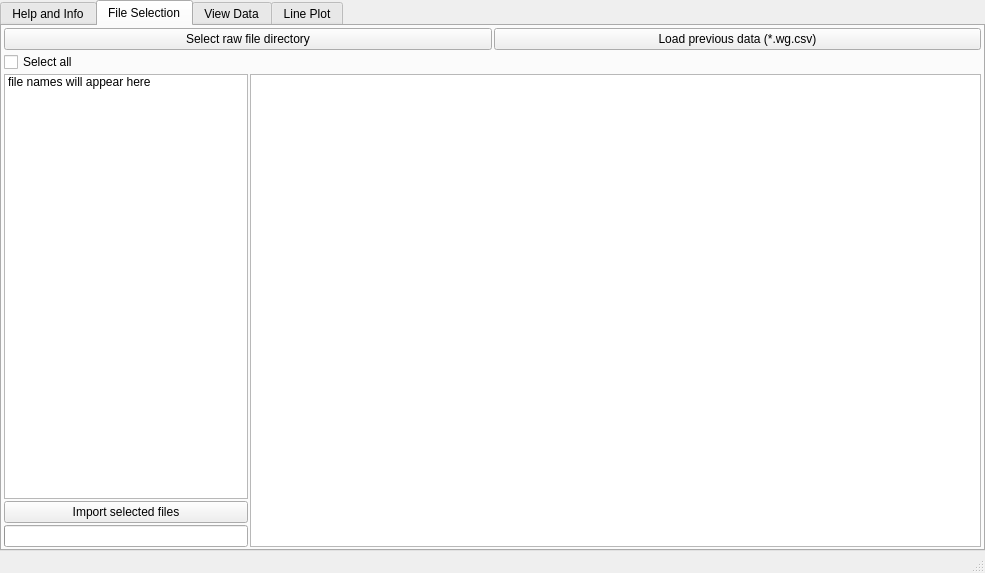
<?xml version="1.0" encoding="UTF-8"?>
<ui version="4.0">
 <class>MainWindow</class>
 <widget class="QMainWindow" name="MainWindow">
  <property name="geometry">
   <rect>
    <x>0</x>
    <y>0</y>
    <width>985</width>
    <height>573</height>
   </rect>
  </property>
  <property name="font">
   <font>
    <family>Arial</family>
    <pointsize>9</pointsize>
   </font>
  </property>
  <property name="windowTitle">
   <string>MainWindow</string>
  </property>
  <widget class="QWidget" name="centralwidget">
   <property name="sizePolicy">
    <sizepolicy hsizetype="Expanding" vsizetype="Expanding">
     <horstretch>0</horstretch>
     <verstretch>0</verstretch>
    </sizepolicy>
   </property>
   <layout class="QGridLayout" name="gridLayout">
    <property name="margin">
     <number>0</number>
    </property>
    <item row="0" column="0">
     <widget class="QTabWidget" name="TabWidget">
      <property name="sizePolicy">
       <sizepolicy hsizetype="Expanding" vsizetype="Expanding">
        <horstretch>1</horstretch>
        <verstretch>0</verstretch>
       </sizepolicy>
      </property>
      <property name="currentIndex">
       <number>1</number>
      </property>
      <widget class="QWidget" name="TAB_help_info">
       <property name="sizePolicy">
        <sizepolicy hsizetype="Expanding" vsizetype="Expanding">
         <horstretch>1</horstretch>
         <verstretch>0</verstretch>
        </sizepolicy>
       </property>
       <attribute name="title">
        <string>Help and Info</string>
       </attribute>
       <layout class="QVBoxLayout" name="verticalLayout_2">
        <item>
         <layout class="QHBoxLayout" name="horizontalLayout_2" stretch="1,3">
          <property name="topMargin">
           <number>10</number>
          </property>
          <item>
           <widget class="QListWidget" name="listWidget"/>
          </item>
          <item>
           <widget class="QTextEdit" name="textEdit"/>
          </item>
         </layout>
        </item>
       </layout>
      </widget>
      <widget class="QWidget" name="TAB_file_selection">
       <property name="sizePolicy">
        <sizepolicy hsizetype="Expanding" vsizetype="Expanding">
         <horstretch>1</horstretch>
         <verstretch>0</verstretch>
        </sizepolicy>
       </property>
       <attribute name="title">
        <string>File Selection</string>
       </attribute>
       <layout class="QVBoxLayout" name="verticalLayout_5">
        <item>
         <layout class="QHBoxLayout" name="horizontalLayout">
          <item>
           <widget class="QPushButton" name="BTN_selct_dir">
            <property name="text">
             <string>Select raw file directory</string>
            </property>
            <property name="checkable">
             <bool>false</bool>
            </property>
            <property name="checked">
             <bool>false</bool>
            </property>
            <property name="autoRepeat">
             <bool>false</bool>
            </property>
            <property name="autoExclusive">
             <bool>false</bool>
            </property>
            <property name="autoDefault">
             <bool>false</bool>
            </property>
            <property name="default">
             <bool>false</bool>
            </property>
            <property name="flat">
             <bool>false</bool>
            </property>
           </widget>
          </item>
          <item>
           <widget class="QPushButton" name="pushButton_3">
            <property name="text">
             <string>Load previous data (*.wg.csv)</string>
            </property>
           </widget>
          </item>
         </layout>
        </item>
        <item>
         <widget class="QCheckBox" name="CB_select_all">
          <property name="text">
           <string>Select all</string>
          </property>
         </widget>
        </item>
        <item>
         <layout class="QHBoxLayout" name="horizontalLayout_3" stretch="1,3">
          <item>
           <layout class="QVBoxLayout" name="verticalLayout_3">
            <item>
             <widget class="QListWidget" name="LW_filenames">
              <item>
               <property name="text">
                <string>file names will appear here</string>
               </property>
              </item>
             </widget>
            </item>
            <item>
             <widget class="QPushButton" name="pushButton">
              <property name="text">
               <string>Import selected files</string>
              </property>
             </widget>
            </item>
            <item>
             <widget class="QProgressBar" name="progressBar">
              <property name="value">
               <number>0</number>
              </property>
              <property name="textVisible">
               <bool>false</bool>
              </property>
              <property name="format">
               <string>%p%</string>
              </property>
             </widget>
            </item>
           </layout>
          </item>
          <item>
           <widget class="QTextEdit" name="TE_import_info"/>
          </item>
         </layout>
        </item>
       </layout>
      </widget>
      <widget class="QWidget" name="TAB_view_data">
       <attribute name="title">
        <string>View Data</string>
       </attribute>
       <layout class="QVBoxLayout" name="verticalLayout" stretch="0,1">
        <item>
         <layout class="QHBoxLayout" name="horizontalLayout_5">
          <item>
           <widget class="QPushButton" name="pushButton_4">
            <property name="sizePolicy">
             <sizepolicy hsizetype="Minimum" vsizetype="Expanding">
              <horstretch>0</horstretch>
              <verstretch>0</verstretch>
             </sizepolicy>
            </property>
            <property name="text">
             <string>Save data as *.wg.csv file</string>
            </property>
           </widget>
          </item>
          <item>
           <widget class="QGroupBox" name="groupBox">
            <property name="title">
             <string>GroupBox</string>
            </property>
            <layout class="QHBoxLayout" name="horizontalLayout_4">
             <item>
              <widget class="QRadioButton" name="radioButton">
               <property name="text">
                <string>RadioButton</string>
               </property>
              </widget>
             </item>
             <item>
              <widget class="QRadioButton" name="radioButton_2">
               <property name="text">
                <string>RadioButton</string>
               </property>
              </widget>
             </item>
             <item>
              <widget class="QRadioButton" name="radioButton_3">
               <property name="text">
                <string>RadioButton</string>
               </property>
              </widget>
             </item>
            </layout>
           </widget>
          </item>
         </layout>
        </item>
        <item>
         <widget class="QTableWidget" name="tableWidget">
          <property name="editTriggers">
           <set>QAbstractItemView::NoEditTriggers</set>
          </property>
          <property name="tabKeyNavigation">
           <bool>false</bool>
          </property>
          <property name="dragEnabled">
           <bool>false</bool>
          </property>
          <property name="dragDropOverwriteMode">
           <bool>false</bool>
          </property>
          <property name="dragDropMode">
           <enum>QAbstractItemView::InternalMove</enum>
          </property>
          <property name="defaultDropAction">
           <enum>Qt::TargetMoveAction</enum>
          </property>
          <property name="alternatingRowColors">
           <bool>true</bool>
          </property>
          <property name="selectionMode">
           <enum>QAbstractItemView::ContiguousSelection</enum>
          </property>
          <property name="cornerButtonEnabled">
           <bool>true</bool>
          </property>
          <property name="rowCount">
           <number>28</number>
          </property>
          <property name="columnCount">
           <number>10</number>
          </property>
          <attribute name="horizontalHeaderDefaultSectionSize">
           <number>93</number>
          </attribute>
          <attribute name="verticalHeaderDefaultSectionSize">
           <number>20</number>
          </attribute>
          <attribute name="verticalHeaderMinimumSectionSize">
           <number>20</number>
          </attribute>
          <attribute name="verticalHeaderShowSortIndicator" stdset="0">
           <bool>false</bool>
          </attribute>
          <row/>
          <row/>
          <row/>
          <row/>
          <row/>
          <row/>
          <row/>
          <row/>
          <row/>
          <row/>
          <row/>
          <row/>
          <row/>
          <row/>
          <row/>
          <row/>
          <row/>
          <row/>
          <row/>
          <row/>
          <row/>
          <row/>
          <row/>
          <row/>
          <row/>
          <row/>
          <row/>
          <row/>
          <column/>
          <column/>
          <column/>
          <column/>
          <column/>
          <column/>
          <column/>
          <column/>
          <column/>
          <column/>
         </widget>
        </item>
       </layout>
      </widget>
      <widget class="QWidget" name="TAB_line_plot">
       <attribute name="title">
        <string>Line Plot</string>
       </attribute>
       <layout class="QVBoxLayout" name="verticalLayout_4" stretch="0,1">
        <item>
         <widget class="QWidget" name="widget_18" native="true">
          <layout class="QHBoxLayout" name="horizontalLayout_11" stretch="1,1,1">
           <property name="leftMargin">
            <number>0</number>
           </property>
           <property name="rightMargin">
            <number>0</number>
           </property>
           <property name="bottomMargin">
            <number>3</number>
           </property>
           <item>
            <widget class="QWidget" name="widget_6" native="true">
             <layout class="QVBoxLayout" name="verticalLayout_11">
              <property name="spacing">
               <number>0</number>
              </property>
              <property name="margin">
               <number>0</number>
              </property>
              <item>
               <widget class="QGroupBox" name="groupBox_2">
                <property name="title">
                 <string>X axis</string>
                </property>
                <layout class="QVBoxLayout" name="verticalLayout_7">
                 <property name="spacing">
                  <number>9</number>
                 </property>
                 <property name="margin">
                  <number>9</number>
                 </property>
                 <item>
                  <widget class="QComboBox" name="comboBox">
                   <item>
                    <property name="text">
                     <string>Date and Time</string>
                    </property>
                   </item>
                   <item>
                    <property name="text">
                     <string>Latitude</string>
                    </property>
                   </item>
                   <item>
                    <property name="text">
                     <string>Longitude</string>
                    </property>
                   </item>
                  </widget>
                 </item>
                 <item>
                  <widget class="QLineEdit" name="lineEdit"/>
                 </item>
                 <item>
                  <widget class="QWidget" name="widget" native="true">
                   <layout class="QVBoxLayout" name="verticalLayout_6">
                    <item>
                     <widget class="QSlider" name="horizontalSlider">
                      <property name="value">
                       <number>99</number>
                      </property>
                      <property name="orientation">
                       <enum>Qt::Horizontal</enum>
                      </property>
                      <property name="invertedAppearance">
                       <bool>true</bool>
                      </property>
                     </widget>
                    </item>
                    <item>
                     <widget class="QSlider" name="horizontalSlider_2">
                      <property name="value">
                       <number>99</number>
                      </property>
                      <property name="orientation">
                       <enum>Qt::Horizontal</enum>
                      </property>
                     </widget>
                    </item>
                    <item alignment="Qt::AlignHCenter">
                     <widget class="QLabel" name="label_13">
                      <property name="sizePolicy">
                       <sizepolicy hsizetype="Expanding" vsizetype="MinimumExpanding">
                        <horstretch>0</horstretch>
                        <verstretch>0</verstretch>
                       </sizepolicy>
                      </property>
                      <property name="palette">
                       <palette>
                        <active>
                         <colorrole role="WindowText">
                          <brush brushstyle="SolidPattern">
                           <color alpha="255">
                            <red>61</red>
                            <green>61</green>
                            <blue>61</blue>
                           </color>
                          </brush>
                         </colorrole>
                        </active>
                        <inactive>
                         <colorrole role="WindowText">
                          <brush brushstyle="SolidPattern">
                           <color alpha="255">
                            <red>61</red>
                            <green>61</green>
                            <blue>61</blue>
                           </color>
                          </brush>
                         </colorrole>
                        </inactive>
                        <disabled>
                         <colorrole role="WindowText">
                          <brush brushstyle="SolidPattern">
                           <color alpha="255">
                            <red>120</red>
                            <green>120</green>
                            <blue>120</blue>
                           </color>
                          </brush>
                         </colorrole>
                        </disabled>
                       </palette>
                      </property>
                      <property name="text">
                       <string>TextLabel</string>
                      </property>
                      <property name="alignment">
                       <set>Qt::AlignLeading|Qt::AlignLeft|Qt::AlignTop</set>
                      </property>
                     </widget>
                    </item>
                   </layout>
                  </widget>
                 </item>
                </layout>
               </widget>
              </item>
             </layout>
            </widget>
           </item>
           <item>
            <layout class="QVBoxLayout" name="verticalLayout_22">
             <item>
              <widget class="QGroupBox" name="groupBox_8">
               <property name="title">
                <string>Y1 axis</string>
               </property>
               <layout class="QVBoxLayout" name="verticalLayout_24">
                <item>
                 <widget class="QComboBox" name="comboBox_12"/>
                </item>
                <item>
                 <widget class="QLineEdit" name="lineEdit_12"/>
                </item>
                <item>
                 <layout class="QHBoxLayout" name="horizontalLayout_26">
                  <item>
                   <widget class="QLabel" name="label_14">
                    <property name="text">
                     <string>MIN</string>
                    </property>
                   </widget>
                  </item>
                  <item>
                   <widget class="QLineEdit" name="lineEdit_13"/>
                  </item>
                  <item>
                   <widget class="QLineEdit" name="lineEdit_14"/>
                  </item>
                  <item>
                   <widget class="QLabel" name="label_15">
                    <property name="text">
                     <string>MAX</string>
                    </property>
                   </widget>
                  </item>
                 </layout>
                </item>
                <item>
                 <widget class="QWidget" name="widget_22" native="true">
                  <layout class="QHBoxLayout" name="horizontalLayout_33">
                   <property name="spacing">
                    <number>3</number>
                   </property>
                   <property name="leftMargin">
                    <number>3</number>
                   </property>
                   <property name="topMargin">
                    <number>3</number>
                   </property>
                   <property name="rightMargin">
                    <number>3</number>
                   </property>
                   <property name="bottomMargin">
                    <number>0</number>
                   </property>
                   <item>
                    <widget class="QLabel" name="label_18">
                     <property name="text">
                      <string>Line</string>
                     </property>
                     <property name="alignment">
                      <set>Qt::AlignCenter</set>
                     </property>
                    </widget>
                   </item>
                   <item>
                    <widget class="QLabel" name="label_19">
                     <property name="text">
                      <string>Marker</string>
                     </property>
                     <property name="alignment">
                      <set>Qt::AlignCenter</set>
                     </property>
                    </widget>
                   </item>
                  </layout>
                 </widget>
                </item>
                <item>
                 <widget class="QWidget" name="widget_21" native="true">
                  <layout class="QHBoxLayout" name="horizontalLayout_32">
                   <property name="spacing">
                    <number>9</number>
                   </property>
                   <property name="leftMargin">
                    <number>3</number>
                   </property>
                   <property name="topMargin">
                    <number>0</number>
                   </property>
                   <property name="rightMargin">
                    <number>3</number>
                   </property>
                   <property name="bottomMargin">
                    <number>3</number>
                   </property>
                   <item>
                    <widget class="QComboBox" name="comboBox_17">
                     <item>
                      <property name="text">
                       <string>none</string>
                      </property>
                     </item>
                     <item>
                      <property name="text">
                       <string>-    line</string>
                      </property>
                     </item>
                     <item>
                      <property name="text">
                       <string>--  dashed</string>
                      </property>
                     </item>
                     <item>
                      <property name="text">
                       <string>:    dotted</string>
                      </property>
                     </item>
                    </widget>
                   </item>
                   <item>
                    <widget class="QComboBox" name="comboBox_18">
                     <item>
                      <property name="text">
                       <string>.   dot</string>
                      </property>
                     </item>
                     <item>
                      <property name="text">
                       <string>o  circle</string>
                      </property>
                     </item>
                     <item>
                      <property name="text">
                       <string>^ triangle</string>
                      </property>
                     </item>
                     <item>
                      <property name="text">
                       <string>s  square</string>
                      </property>
                     </item>
                     <item>
                      <property name="text">
                       <string>+ crosses</string>
                      </property>
                     </item>
                     <item>
                      <property name="text">
                       <string>none</string>
                      </property>
                     </item>
                    </widget>
                   </item>
                  </layout>
                 </widget>
                </item>
                <item>
                 <widget class="QWidget" name="widget_20" native="true">
                  <layout class="QHBoxLayout" name="horizontalLayout_31">
                   <property name="spacing">
                    <number>9</number>
                   </property>
                   <property name="margin">
                    <number>3</number>
                   </property>
                   <item>
                    <widget class="QSpinBox" name="spinBox_7"/>
                   </item>
                   <item>
                    <widget class="QSpinBox" name="spinBox_8"/>
                   </item>
                  </layout>
                 </widget>
                </item>
               </layout>
              </widget>
             </item>
            </layout>
           </item>
           <item>
            <layout class="QVBoxLayout" name="verticalLayout_20">
             <item>
              <widget class="QGroupBox" name="groupBox_7">
               <property name="title">
                <string>Y2 axis</string>
               </property>
               <layout class="QVBoxLayout" name="verticalLayout_23">
                <item>
                 <widget class="QComboBox" name="comboBox_9"/>
                </item>
                <item>
                 <widget class="QLineEdit" name="lineEdit_9"/>
                </item>
                <item>
                 <layout class="QHBoxLayout" name="horizontalLayout_24">
                  <item>
                   <widget class="QLabel" name="label_9">
                    <property name="text">
                     <string>MIN</string>
                    </property>
                   </widget>
                  </item>
                  <item>
                   <widget class="QLineEdit" name="lineEdit_10"/>
                  </item>
                  <item>
                   <widget class="QLineEdit" name="lineEdit_11"/>
                  </item>
                  <item>
                   <widget class="QLabel" name="label_10">
                    <property name="text">
                     <string>MAX</string>
                    </property>
                   </widget>
                  </item>
                 </layout>
                </item>
                <item>
                 <widget class="QWidget" name="widget_13" native="true">
                  <layout class="QHBoxLayout" name="horizontalLayout_25">
                   <property name="spacing">
                    <number>3</number>
                   </property>
                   <property name="leftMargin">
                    <number>3</number>
                   </property>
                   <property name="topMargin">
                    <number>3</number>
                   </property>
                   <property name="rightMargin">
                    <number>3</number>
                   </property>
                   <property name="bottomMargin">
                    <number>0</number>
                   </property>
                   <item>
                    <widget class="QLabel" name="label_11">
                     <property name="text">
                      <string>Line</string>
                     </property>
                     <property name="alignment">
                      <set>Qt::AlignCenter</set>
                     </property>
                    </widget>
                   </item>
                   <item>
                    <widget class="QLabel" name="label_12">
                     <property name="text">
                      <string>Marker</string>
                     </property>
                     <property name="alignment">
                      <set>Qt::AlignCenter</set>
                     </property>
                    </widget>
                   </item>
                  </layout>
                 </widget>
                </item>
                <item>
                 <widget class="QWidget" name="widget_15" native="true">
                  <layout class="QHBoxLayout" name="horizontalLayout_27">
                   <property name="spacing">
                    <number>9</number>
                   </property>
                   <property name="leftMargin">
                    <number>3</number>
                   </property>
                   <property name="topMargin">
                    <number>0</number>
                   </property>
                   <property name="rightMargin">
                    <number>3</number>
                   </property>
                   <property name="bottomMargin">
                    <number>3</number>
                   </property>
                   <item>
                    <widget class="QComboBox" name="comboBox_15">
                     <item>
                      <property name="text">
                       <string>none</string>
                      </property>
                     </item>
                     <item>
                      <property name="text">
                       <string>-    line</string>
                      </property>
                     </item>
                     <item>
                      <property name="text">
                       <string>--  dashed</string>
                      </property>
                     </item>
                     <item>
                      <property name="text">
                       <string>:    dotted</string>
                      </property>
                     </item>
                    </widget>
                   </item>
                   <item>
                    <widget class="QComboBox" name="comboBox_16">
                     <item>
                      <property name="text">
                       <string>.   dot</string>
                      </property>
                     </item>
                     <item>
                      <property name="text">
                       <string>o  circle</string>
                      </property>
                     </item>
                     <item>
                      <property name="text">
                       <string>^ triangle</string>
                      </property>
                     </item>
                     <item>
                      <property name="text">
                       <string>s  square</string>
                      </property>
                     </item>
                     <item>
                      <property name="text">
                       <string>+ crosses</string>
                      </property>
                     </item>
                     <item>
                      <property name="text">
                       <string>none</string>
                      </property>
                     </item>
                    </widget>
                   </item>
                  </layout>
                 </widget>
                </item>
                <item>
                 <widget class="QWidget" name="widget_16" native="true">
                  <layout class="QHBoxLayout" name="horizontalLayout_28">
                   <property name="spacing">
                    <number>9</number>
                   </property>
                   <property name="margin">
                    <number>3</number>
                   </property>
                   <item>
                    <widget class="QSpinBox" name="spinBox_5"/>
                   </item>
                   <item>
                    <widget class="QSpinBox" name="spinBox_6"/>
                   </item>
                  </layout>
                 </widget>
                </item>
               </layout>
              </widget>
             </item>
            </layout>
           </item>
          </layout>
         </widget>
        </item>
        <item>
         <widget class="QGroupBox" name="FRAME_plot">
          <property name="title">
           <string>Plot</string>
          </property>
          <property name="alignment">
           <set>Qt::AlignCenter</set>
          </property>
          <layout class="QHBoxLayout" name="horizontalLayout_6">
           <property name="topMargin">
            <number>3</number>
           </property>
           <item>
            <spacer name="verticalSpacer">
             <property name="orientation">
              <enum>Qt::Vertical</enum>
             </property>
             <property name="sizeHint" stdset="0">
              <size>
               <width>20</width>
               <height>261</height>
              </size>
             </property>
            </spacer>
           </item>
          </layout>
         </widget>
        </item>
       </layout>
      </widget>
     </widget>
    </item>
   </layout>
  </widget>
  <widget class="QStatusBar" name="statusbar"/>
 </widget>
 <layoutdefault spacing="2" margin="2"/>
 <resources/>
 <connections>
  <connection>
   <sender>listWidget</sender>
   <signal>itemChanged(QListWidgetItem*)</signal>
   <receiver>textEdit</receiver>
   <slot>zoomOut()</slot>
   <hints>
    <hint type="sourcelabel">
     <x>130</x>
     <y>164</y>
    </hint>
    <hint type="destinationlabel">
     <x>490</x>
     <y>195</y>
    </hint>
   </hints>
  </connection>
  <connection>
   <sender>listWidget</sender>
   <signal>itemChanged(QListWidgetItem*)</signal>
   <receiver>textEdit</receiver>
   <slot>setModified()</slot>
   <hints>
    <hint type="sourcelabel">
     <x>158</x>
     <y>412</y>
    </hint>
    <hint type="destinationlabel">
     <x>459</x>
     <y>376</y>
    </hint>
   </hints>
  </connection>
  <connection>
   <sender>CB_select_all</sender>
   <signal>toggled(bool)</signal>
   <receiver>LW_filenames</receiver>
   <slot>selectAll()</slot>
   <hints>
    <hint type="sourcelabel">
     <x>35</x>
     <y>73</y>
    </hint>
    <hint type="destinationlabel">
     <x>43</x>
     <y>167</y>
    </hint>
   </hints>
  </connection>
  <connection>
   <sender>comboBox_9</sender>
   <signal>currentIndexChanged(QString)</signal>
   <receiver>lineEdit_9</receiver>
   <slot>setText(QString)</slot>
   <hints>
    <hint type="sourcelabel">
     <x>951</x>
     <y>88</y>
    </hint>
    <hint type="destinationlabel">
     <x>951</x>
     <y>115</y>
    </hint>
   </hints>
  </connection>
  <connection>
   <sender>comboBox_9</sender>
   <signal>currentIndexChanged(int)</signal>
   <receiver>lineEdit_10</receiver>
   <slot>clear()</slot>
   <hints>
    <hint type="sourcelabel">
     <x>951</x>
     <y>88</y>
    </hint>
    <hint type="destinationlabel">
     <x>805</x>
     <y>143</y>
    </hint>
   </hints>
  </connection>
  <connection>
   <sender>comboBox_9</sender>
   <signal>currentIndexChanged(int)</signal>
   <receiver>lineEdit_11</receiver>
   <slot>clear()</slot>
   <hints>
    <hint type="sourcelabel">
     <x>951</x>
     <y>88</y>
    </hint>
    <hint type="destinationlabel">
     <x>921</x>
     <y>143</y>
    </hint>
   </hints>
  </connection>
  <connection>
   <sender>pushButton</sender>
   <signal>pressed()</signal>
   <receiver>progressBar</receiver>
   <slot>reset()</slot>
   <hints>
    <hint type="sourcelabel">
     <x>123</x>
     <y>498</y>
    </hint>
    <hint type="destinationlabel">
     <x>123</x>
     <y>528</y>
    </hint>
   </hints>
  </connection>
  <connection>
   <sender>pushButton</sender>
   <signal>released()</signal>
   <receiver>TE_import_info</receiver>
   <slot>clear()</slot>
   <hints>
    <hint type="sourcelabel">
     <x>231</x>
     <y>496</y>
    </hint>
    <hint type="destinationlabel">
     <x>329</x>
     <y>105</y>
    </hint>
   </hints>
  </connection>
  <connection>
   <sender>comboBox</sender>
   <signal>currentIndexChanged(int)</signal>
   <receiver>lineEdit</receiver>
   <slot>clear()</slot>
   <hints>
    <hint type="sourcelabel">
     <x>244</x>
     <y>84</y>
    </hint>
    <hint type="destinationlabel">
     <x>245</x>
     <y>108</y>
    </hint>
   </hints>
  </connection>
  <connection>
   <sender>pushButton_4</sender>
   <signal>clicked()</signal>
   <receiver>tableWidget</receiver>
   <slot>scrollToBottom()</slot>
   <hints>
    <hint type="sourcelabel">
     <x>329</x>
     <y>69</y>
    </hint>
    <hint type="destinationlabel">
     <x>329</x>
     <y>133</y>
    </hint>
   </hints>
  </connection>
  <connection>
   <sender>BTN_selct_dir</sender>
   <signal>clicked()</signal>
   <receiver>LW_filenames</receiver>
   <slot>clear()</slot>
   <hints>
    <hint type="sourcelabel">
     <x>98</x>
     <y>41</y>
    </hint>
    <hint type="destinationlabel">
     <x>105</x>
     <y>202</y>
    </hint>
   </hints>
  </connection>
 </connections>
</ui>
